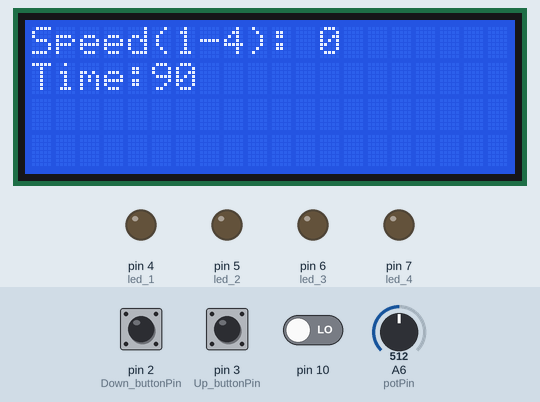
Recording of a sketch running on a simulated Arduino Nano, built with avr-gcc and run on an emulated ATmega328P. Parts: 20×4 character LCD, output pins drawn as LEDs (lit = HIGH). The test bench sets the inputs (shaded band); at power-on: pin 3 (Up_buttonPin) HIGH, A6 (potPin) = 512, pin 2 (Down_buttonPin) HIGH, pin 10 LOW.

Above: at 1.2 s.
1.3 s: pin 3 (Up_buttonPin) pulled LOW for 0.15 s
At 2.4 s:
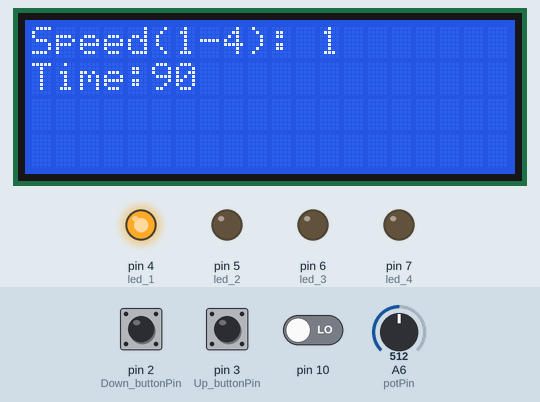
2.9 s: pin 3 (Up_buttonPin) pulled LOW for 1 s
At 3.6 s:
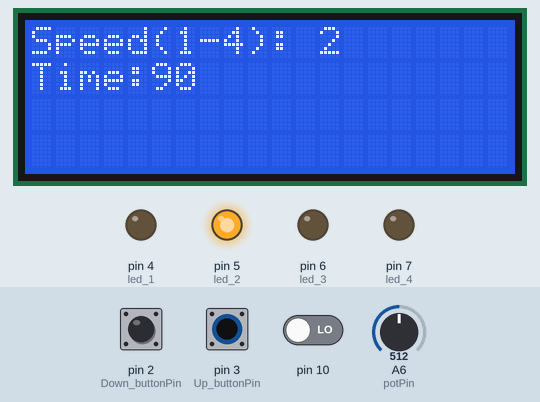
5.4 s: pin 3 (Up_buttonPin) pulled LOW for 0.15 s
At 6.1 s:
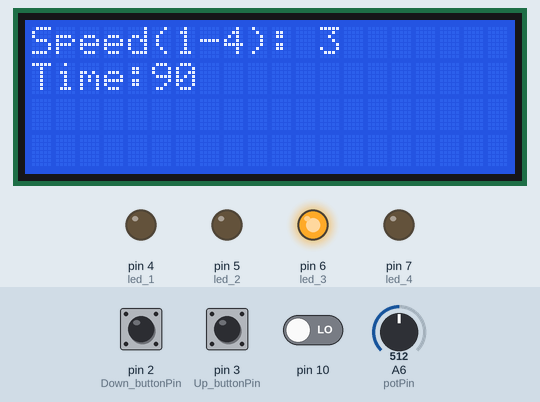
7.0 s: pin 3 (Up_buttonPin) pulled LOW for 3.2 s
At 7.4 s:
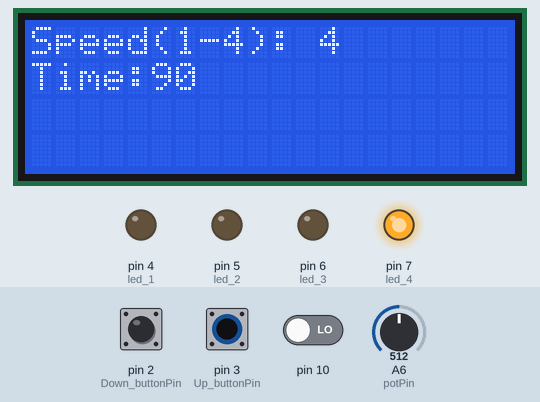
11.7 s: A6 (potPin) set to 610
At 12.0 s:
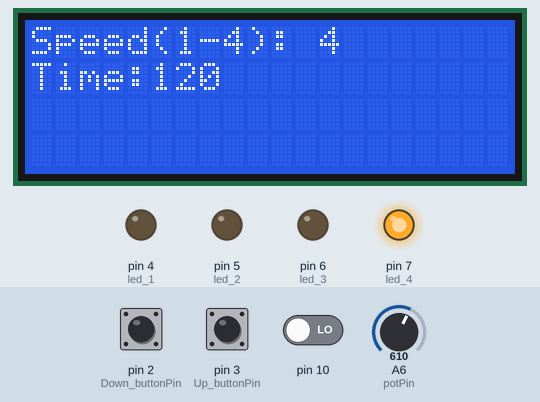
13.2 s: pin 2 (Down_buttonPin) pulled LOW for 0.15 s
At 13.8 s:
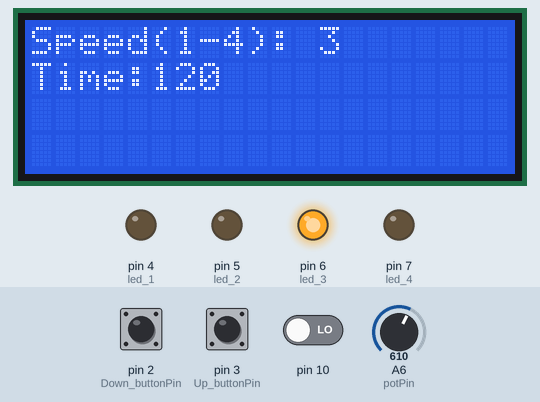
Timing chart, 0 to 15.8 s (numbered marks = the images above; inputs shaded):
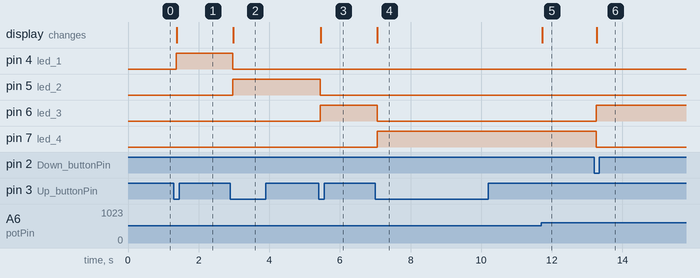

Measured:
- after the input at 1.3 s, pin 4 (led_1): LOW → HIGH after 0.07 s; the display: changes after 0.08 s (image 1)
- after the input at 2.9 s, pin 4 (led_1): HIGH → LOW after 0.07 s; pin 5 (led_2): LOW → HIGH after 0.07 s; the display: changes after 0.08 s (image 2)
- after the input at 5.4 s, pin 5 (led_2): HIGH → LOW after 0.05 s; pin 6 (led_3): LOW → HIGH after 0.05 s; the display: changes after 0.06 s (image 3)
- after the input at 7.0 s, pin 6 (led_3): HIGH → LOW after 0.05 s; pin 7 (led_4): LOW → HIGH after 0.05 s; the display: changes after 0.06 s (image 4)
- after the input at 11.7 s, the display: changes at once (image 5)
- after the input at 13.2 s, pin 6 (led_3): LOW → HIGH after 0.06 s; pin 7 (led_4): HIGH → LOW after 0.06 s; the display: changes after 0.08 s (image 6)

The sketch:

slave1_1.ino
```cpp
//Wire kirjast I2C:tä varten
#include <Wire.h>
//kirjasto lcd monitorille
#include <LiquidCrystal_I2C.h>

//asetetaan lcd arvot
//osoitteeksi 0x27, 20 characteria, 4 riviä
LiquidCrystal_I2C lcd(0x27, 20, 4);

//vaihteiston vaihto pinnien asetus
const int  Up_buttonPin   = 3;
const int  Down_buttonPin = 2;

//vaihteiston vaihtoa varten muuttujat
int up_buttonState = 0;
int up_lastButtonState = 0;
int down_buttonState = 0;
int down_lastButtonState = 0;
bool bPress = false;
//vaihteen numero
int counter = 0;

//ledien digitaaliset pinnit
int led_1 = 4;
int led_2 = 5;
int led_3 = 6;
int led_4 = 7;

//ajoajan potentiaalipinnin muuttuja
int potValue = 0;
//ajoajan pinni
int potPin = A6;
//ajoajan muutoksen muuttuja
int timer = 0;
// ajoaika
int drive_time = 0;

//monitorin puhdistuksen avustus muuttujat
int temp1 = 0;
int temp2 = 1;

//komento jonka mukaan annetaan data masterille
volatile byte command = 0;

void setup (void)
{
  //asetetaan vaihteiden muuttajien pinnit sisäänntuloiksi
  pinMode( Up_buttonPin , INPUT_PULLUP);
  pinMode( Down_buttonPin , INPUT_PULLUP);

  // asetetaan master in slave out
  pinMode(MISO, OUTPUT);

  // asetetaan ledien pinnit ulostuloiksi
  pinMode( led_1, OUTPUT);
  pinMode( led_2, OUTPUT);
  pinMode( led_3, OUTPUT);
  pinMode( led_4, OUTPUT);

  //asetetaan potentiaali pinnni sisäänntuloksi
  //ajoaikaa varten
  pinMode(potPin, INPUT);

  //initioidaan lcd
  lcd.init();
  //asetetaan lcd:n takavalo
  lcd.backlight();

  //asetetaann SPI slve olotilan
  SPCR |= _BV(SPE);
  // käynnistetään interruptit
  SPCR |= _BV(SPIE);

}  // end of setup


// SPI keskeytys
ISR (SPI_STC_vect)
{
  //väliaikainen byte muuttuja
  byte c = SPDR;

  //komentojen mukaan toiminta
  switch (command)
  {
    // ei komentoa
    case 0:
      command = c;
      SPDR = 0;
      break;

    // vaihde komento
    case 'g':
      SPDR = counter;
      break;

    // aika komento
    case 't':
      SPDR = drive_time;
      break;

  } // end of switch

}  // end of interrupt service routine (ISR) SPI_STC_vect

void loop (void)
{

  //luetaan aika potentiometristä
  potValue = analogRead(potPin);
  //lasketaan ajoaika
  drive_time = driveTime(potValue);
  //clearataan lcd jos aika muuttuu suuremmasta
  //kuin 100 pienemmäksi kuin 100
  if (drive_time > 100)
  {
    temp1 = 1;
  }
  else if ((drive_time < 100) && (temp1 == 1))
  {
    temp2 = 0;
  }
  if ((temp2 == 0) && (temp1 == 1))
  {
    lcd.clear();
    temp2 = 1;
    temp1 = 0;
  }

  //asetetaan lcd:lle tiedot
  lcd.setCursor(0, 0);
  lcd.print("Speed(1-4): ");
  lcd.print(counter);
  lcd.setCursor(0, 1);
  lcd.print("Time:");
  lcd.print(drive_time);

  //otetaan vastaan vaihteen suureneminen
  countUp();
  //otetaan vastaan vaihten pieneneminen
  countDown();

  //ledien tila asetetaan vaihteen suuruuden mukaan
  turn_led_on(counter, led_1, 1);
  turn_led_on(counter, led_2, 2);
  turn_led_on(counter, led_3, 3);
  turn_led_on(counter, led_4, 4);


  Serial.print("potentiometri ");
  Serial.print(drive_time);
  Serial.println();

  // muutetaan vaihteen suuruutta jos parametrien ulkopuolella
  if (counter > 4) {
    counter = 4;
  }
  else if (counter < 0) {

    counter = 0;
  }


  // jos SPI ei aktiivinen, puhdistetaan komento
  if (digitalRead (SS) == HIGH)
    command = 0;
}  // end of loop

//vaihteen suurenemisen vastaan oton funtio
void countUp()
{
  up_buttonState = digitalRead(Up_buttonPin);
  // compare the buttonState to its previous state
  if (up_buttonState != up_lastButtonState) {
    // if the state has changed, increment the counter
    if (up_buttonState == LOW) {
      bPress = true;
      // if the current state is HIGH then the button went from off to on:
      counter++;
      Serial.println("on");
      Serial.print("number of button pushes: ");
      Serial.println(counter);
    } else {
      // if the current state is LOW then the button went from on to off:
      Serial.println("off");
    }
    // Delay a little bit to avoid bouncing
    delay(50);
  }
  // save the current state as the last state, for next time through the loop
  up_lastButtonState = up_buttonState;
}

//vaihteen pienenemisen funktio
void countDown()
{
  down_buttonState = digitalRead(Down_buttonPin);
  // compare the buttonState to its previous state
  if (down_buttonState != down_lastButtonState) {
    // if the state has changed, increment the counter
    if (down_buttonState == LOW) {
      bPress = true;
      // if the current state is HIGH then the button went from off to on:
      counter--;
      Serial.println("on");
      Serial.print("number of button pushes: ");
      Serial.println(counter);
    } else {
      // if the current state is LOW then the button went from on to off:
      Serial.println("off");
    }
    // Delay a little bit to avoid bouncing
    delay(50);
  }
  // save the current state as the last state, for next time through the loop
  down_lastButtonState = down_buttonState;
}

//ledien aktivointi ja deaktivointi
void turn_led_on(int counter_value, int led, int turn_on_value) {
  if (counter_value != turn_on_value) {
    digitalWrite(led, LOW);
  } else {
    digitalWrite(led, HIGH);
  }
}

//ajoajan laskenta funtio
int driveTime(int potValue) {

  if (potValue < 200) {
    timer = 30;
  } else if ((potValue >= 200 ) && ( potValue < 400)) {
    timer = 60;
  } else if ((potValue >= 400 ) && ( potValue < 600)) {
    timer = 90;
  } else if ((potValue >= 600)) {
    timer = 120;
  }
  return timer;
}
```
